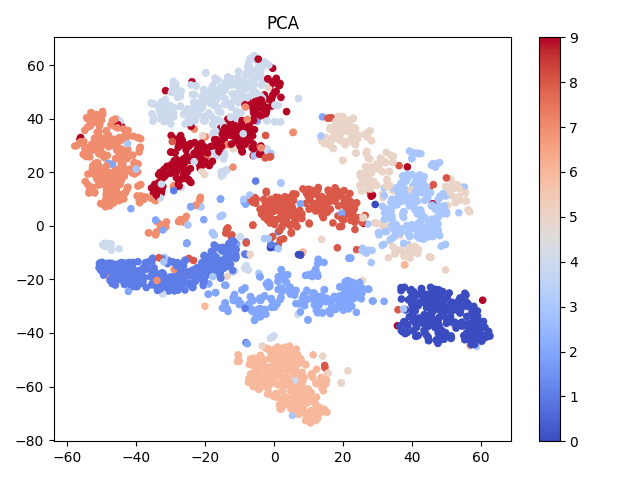

Here is the Python script that generated this plot:
#!/usr/bin/env python3

import numpy as np
from sklearn.manifold import TSNE
import matplotlib.pyplot as plt
from matplotlib import cm


X = np.loadtxt("mnist2500_X.txt")
labels = np.loadtxt("mnist2500_labels.txt")
Y = TSNE(n_components=2).fit_transform(X)
fig = plt.figure()
plt.scatter(Y[:, 0], Y[:, 1], 20, labels, cmap=cm.coolwarm)
plt.colorbar()
plt.title('PCA')
plt.show()
fig.savefig('tsne_sklearn.png')
